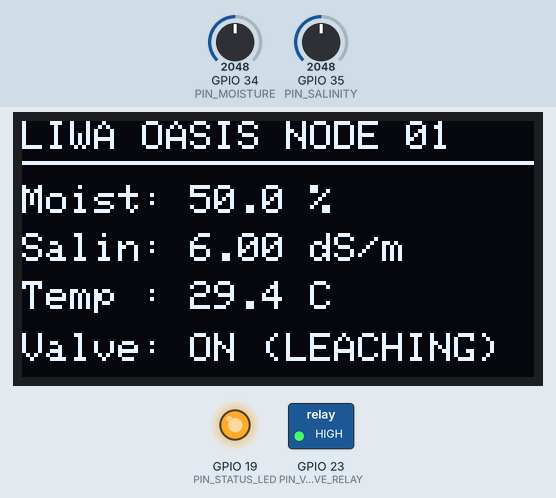
A sketch run on a simulated ESP32. Shown: 128×64 one-colour display, switched loads named in the sketch (green lamp = pin HIGH), output pins drawn as LEDs (lit = HIGH). The inputs (shaded band) are chosen by the test bench; at power-on: GPIO 35 (PIN_SALINITY) = 2048, GPIO 34 (PIN_MOISTURE) = 2048. What the sketch prints to the serial monitor is not drawn.

Above: at 2.7 s.
2.8 s: GPIO 35 (PIN_SALINITY) set to 1402
At 4.1 s:
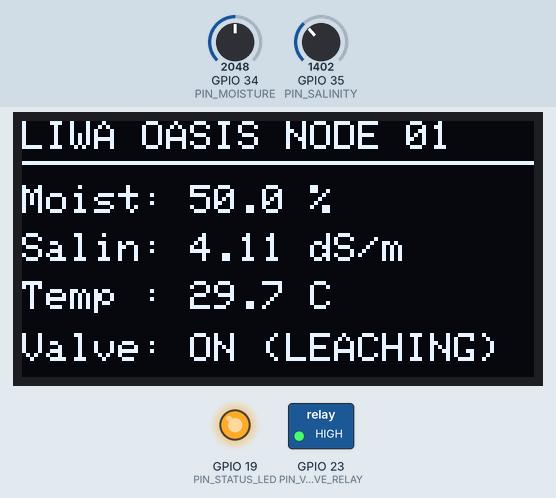
6.1 s: GPIO 35 (PIN_SALINITY) set to 1338
At 7.2 s:
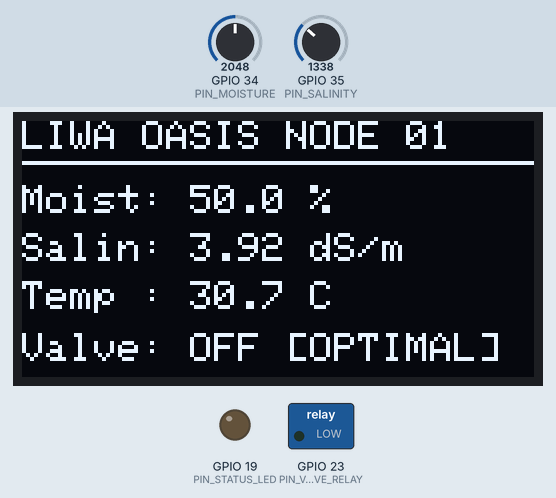
10.2 s: GPIO 34 (PIN_MOISTURE) set to 1070
At 11.6 s:
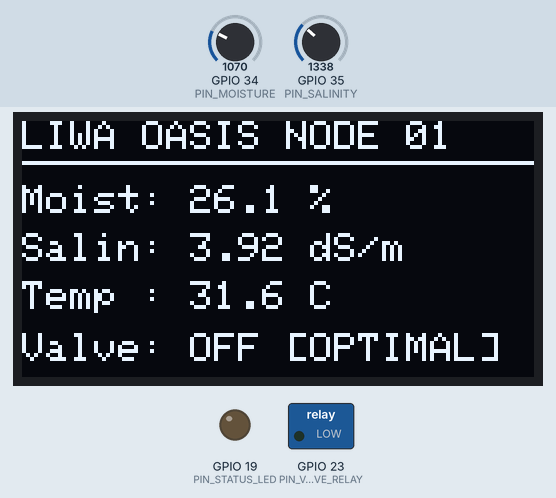
13.3 s: GPIO 34 (PIN_MOISTURE) set to 969
At 16.0 s:
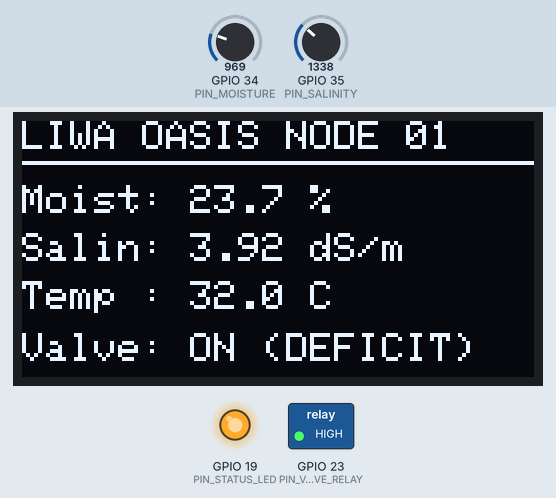
16.4 s: GPIO 35 (PIN_SALINITY) set to 1228
At 17.3 s:
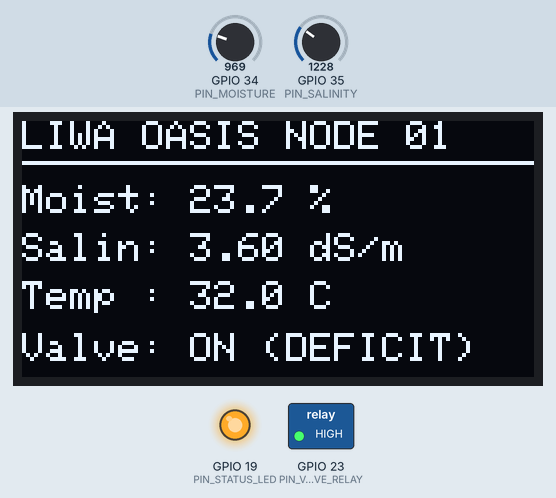
19.5 s: GPIO 34 (PIN_MOISTURE) set to 1228
At 20.5 s:
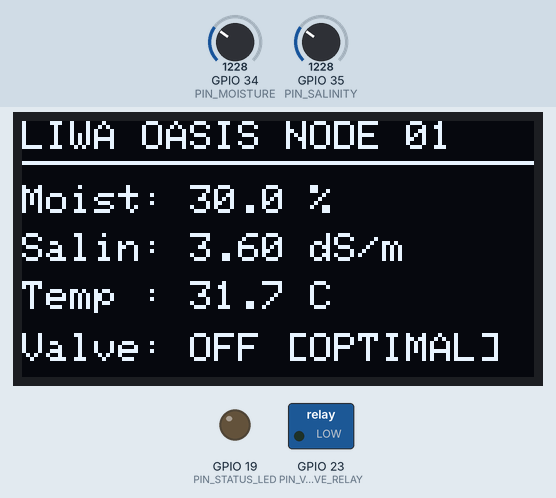
Timing chart, 0 to 22.5 s (numbered marks = the images above; inputs shaded):
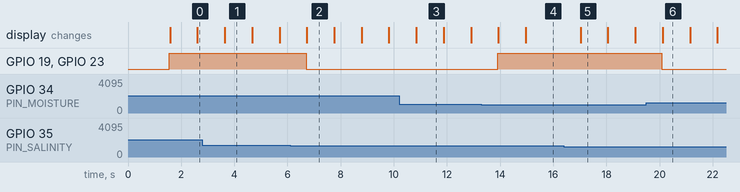

The sketch:

sketch.ino
```cpp
/*
  In-Situ Ground Sensor Probe Node Simulation (ESP32)
  Arab Youth Space Hackathon 2026 | Team: Liwa Green
  Theme: Precision Agriculture & Crop Intelligence (Liwa Oasis)

  Hardware Components Simulated:
  - ESP32-WROOM-32 Microcontroller
  - Multi-parameter Subsurface Soil Probe (Moisture % & Salinity EC)
  - 0.96" I2C SSD1306 OLED Display (128x64)
  - Automated Solenoid Irrigation Valve (Relay Module on GPIO 23)
  - Status LED (GPIO 19)
*/

#include <Wire.h>
#include <Adafruit_GFX.h>
#include <Adafruit_SSD1306.h>

#define SCREEN_WIDTH 128
#define SCREEN_HEIGHT 64
#define OLED_RESET -1
Adafruit_SSD1306 display(SCREEN_WIDTH, SCREEN_HEIGHT, &Wire, OLED_RESET);

// Pin Assignments
const int PIN_MOISTURE = 34;   // Analog Input from Soil Moisture Probe
const int PIN_SALINITY = 35;   // Analog Input from Soil EC / Salinity Probe
const int PIN_VALVE_RELAY = 23;// Digital Output to Solenoid Valve Relay
const int PIN_STATUS_LED = 19; // Digital Output to Status LED

// Agricultural Thresholds for Date Palm (Phoenix dactylifera)
const float MOISTURE_THRESHOLD_LOW = 25.0; // % Volumetric Water Content (Triggers Irrigation)
const float SALINITY_LEACHING_THRESHOLD = 4.0; // dS/m Electrical Conductivity (Triggers Leaching)

void setup() {
  Serial.begin(115200);

  pinMode(PIN_VALVE_RELAY, OUTPUT);
  pinMode(PIN_STATUS_LED, OUTPUT);
  digitalWrite(PIN_VALVE_RELAY, LOW);
  digitalWrite(PIN_STATUS_LED, LOW);

  // Initialize OLED Display
  if (!display.begin(SSD1306_SWITCHCAPVCC, 0x3C)) {
    Serial.println("OLED initialization failed");
  } else {
    display.clearDisplay();
    display.setTextSize(1);
    display.setTextColor(SSD1306_WHITE);
    display.setCursor(10, 20);
    display.println("LIWA PROBE NODE");
    display.setCursor(10, 35);
    display.println("Initializing...");
    display.display();
    delay(1500);
  }
}

void loop() {
  // Read Simulated Sensor Voltages (12-bit ADC: 0 to 4095)
  int raw_moist = analogRead(PIN_MOISTURE);
  int raw_salinity = analogRead(PIN_SALINITY);

  // Convert to physical units
  // Moisture: 0 to 100% Volumetric Water Content
  float moisture_pct = (raw_moist / 4095.0) * 100.0;

  // Salinity EC: 0 to 12.0 dS/m (Decisiemens per meter)
  float ec_salinity = (raw_salinity / 4095.0) * 12.0;

  // Simulated Soil Temperature (degrees Celsius)
  float soil_temp = 28.5 + (sin(millis() / 10000.0) * 3.5);

  // Control Logic: Open valve if moisture is low OR if salinity requires leaching
  bool valve_active = false;
  String irrigation_reason = "STANDBY";

  if (moisture_pct < MOISTURE_THRESHOLD_LOW) {
    valve_active = true;
    irrigation_reason = "DEFICIT";
  } else if (ec_salinity > SALINITY_LEACHING_THRESHOLD) {
    valve_active = true;
    irrigation_reason = "LEACHING";
  }

  // Actuate Hardware
  if (valve_active) {
    digitalWrite(PIN_VALVE_RELAY, HIGH);
    digitalWrite(PIN_STATUS_LED, HIGH);
  } else {
    digitalWrite(PIN_VALVE_RELAY, LOW);
    digitalWrite(PIN_STATUS_LED, LOW);
  }

  // Update OLED Display
  display.clearDisplay();
  display.setTextSize(1);
  display.setCursor(0, 0);
  display.print("LIWA OASIS NODE 01");
  display.drawLine(0, 10, 128, 10, SSD1306_WHITE);

  display.setCursor(0, 16);
  display.print("Moist: ");
  display.print(moisture_pct, 1);
  display.print(" %");

  display.setCursor(0, 28);
  display.print("Salin: ");
  display.print(ec_salinity, 2);
  display.print(" dS/m");

  display.setCursor(0, 40);
  display.print("Temp : ");
  display.print(soil_temp, 1);
  display.print(" C");

  display.setCursor(0, 53);
  display.print("Valve: ");
  if (valve_active) {
    display.print("ON (");
    display.print(irrigation_reason);
    display.print(")");
  } else {
    display.print("OFF [OPTIMAL]");
  }
  display.display();

  // Transmit Telemetry over Serial (JSON for Gateway/Cloud Integration)
  Serial.print("{\"node\":\"LIWA_PROBE_01\",");
  Serial.print("\"moist_pct\":");
  Serial.print(moisture_pct, 1);
  Serial.print(",\"ec_dsm\":");
  Serial.print(ec_salinity, 2);
  Serial.print(",\"temp_c\":");
  Serial.print(soil_temp, 1);
  Serial.print(",\"valve_active\":");
  Serial.print(valve_active ? "true" : "false");
  Serial.print(",\"mode\":\"");
  Serial.print(irrigation_reason);
  Serial.println("\"}");

  delay(1000);
}
```

Measured:
- the behaviour switches between 1366 and 1365 on GPIO 35 (PIN_SALINITY) (found by bisection; images 1 and 2)
- the behaviour switches between 1024 and 1023 on GPIO 34 (PIN_MOISTURE) (found by bisection; images 3 and 4)
- after the input at 6.1 s, GPIO 19 (PIN_STATUS_LED), GPIO 23 (PIN_VALVE_RELAY): HIGH → LOW after 0.60 s; the display: changes after 0.63 s (image 2)
- after the input at 13.3 s, GPIO 19 (PIN_STATUS_LED), GPIO 23 (PIN_VALVE_RELAY): LOW → HIGH after 0.61 s; the display: first changes after 0.64 s (image 4 shows a later state)
- after the input at 19.5 s, GPIO 19 (PIN_STATUS_LED), GPIO 23 (PIN_VALVE_RELAY): HIGH → LOW after 0.59 s; the display: changes after 0.62 s (image 6)
- what the display in image 1 shows lasts 1.1 s, from 3.6 s to 4.7 s
